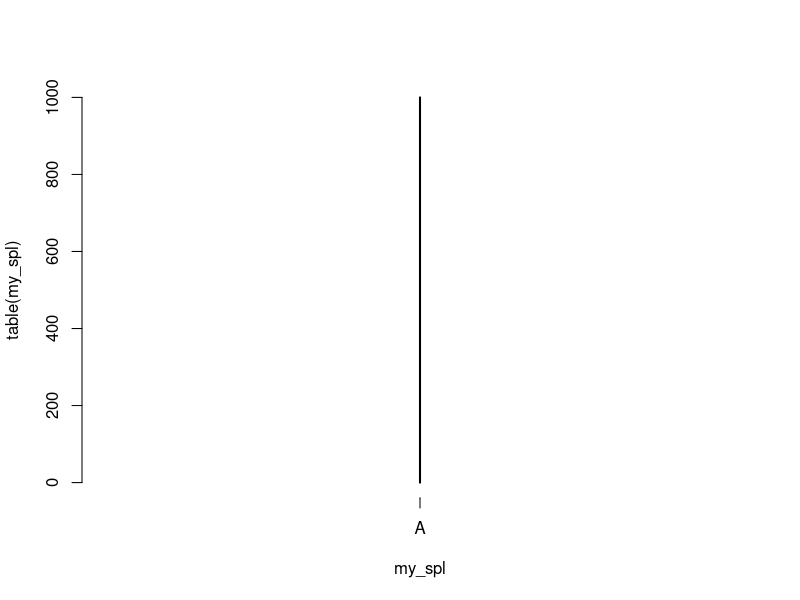
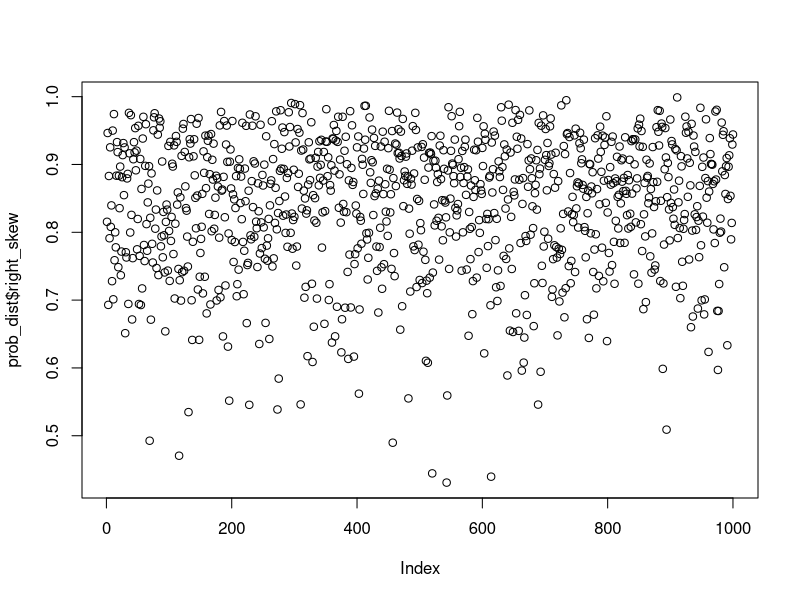
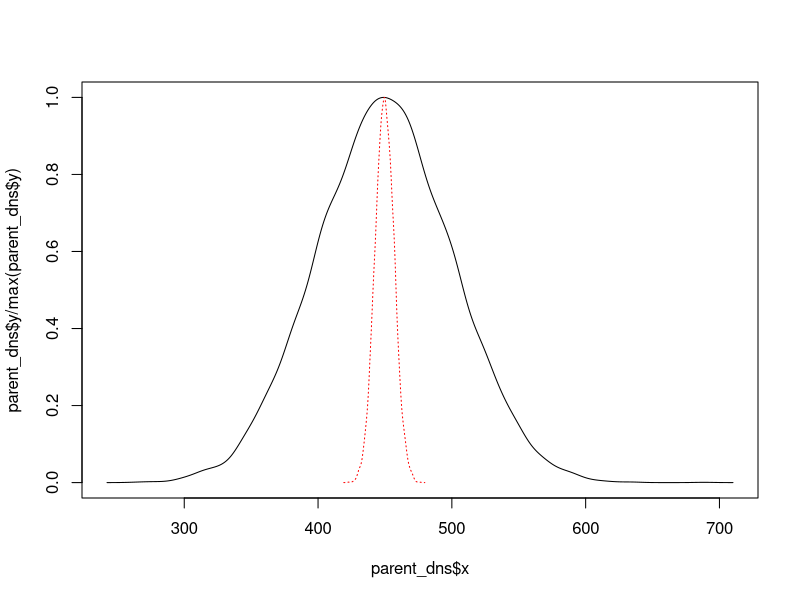
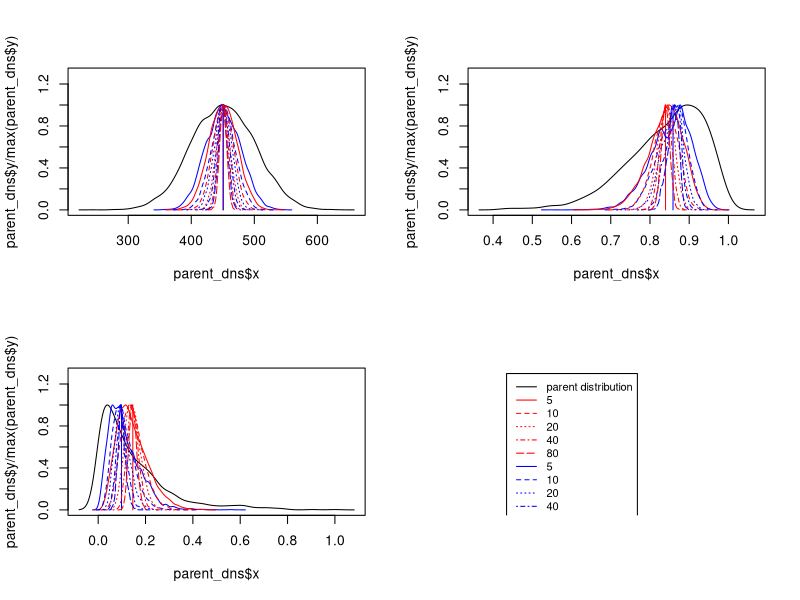
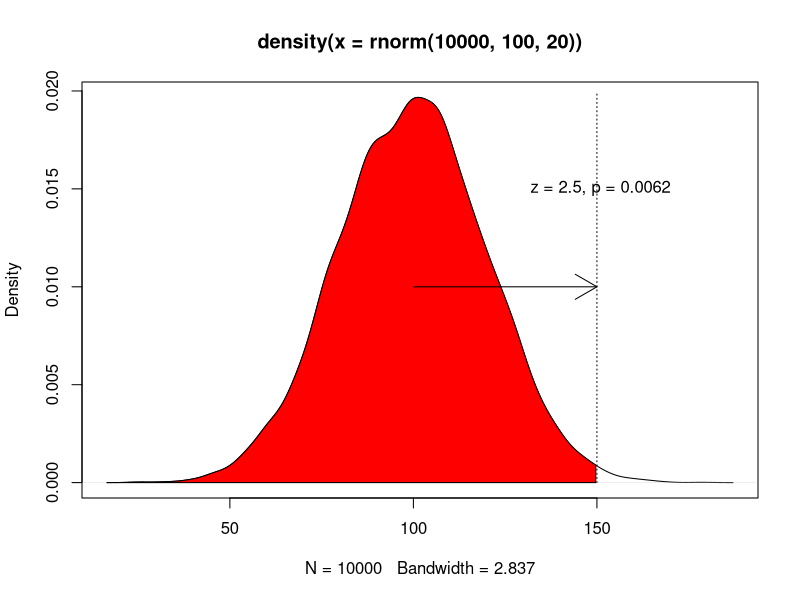
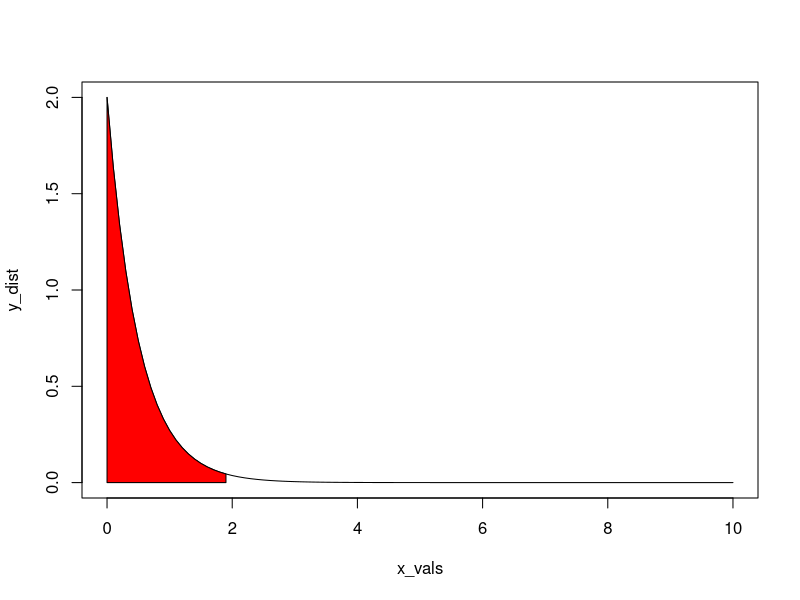
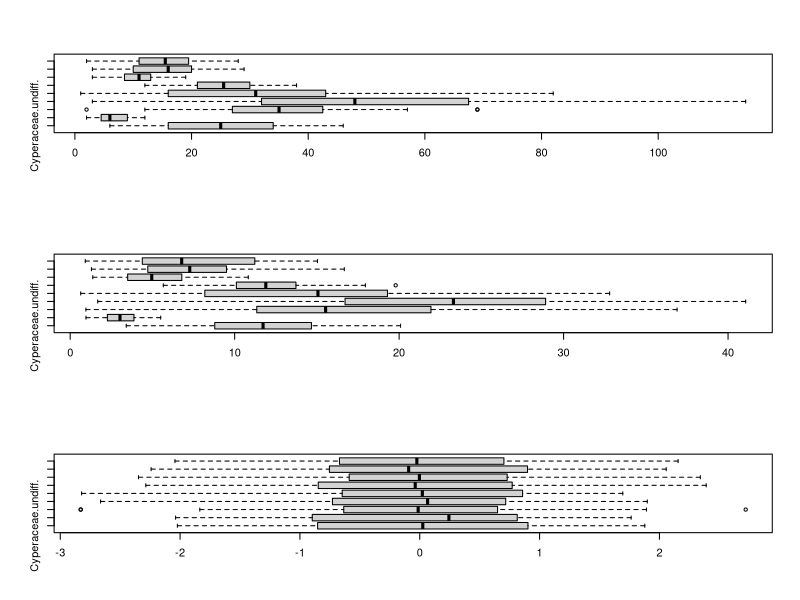
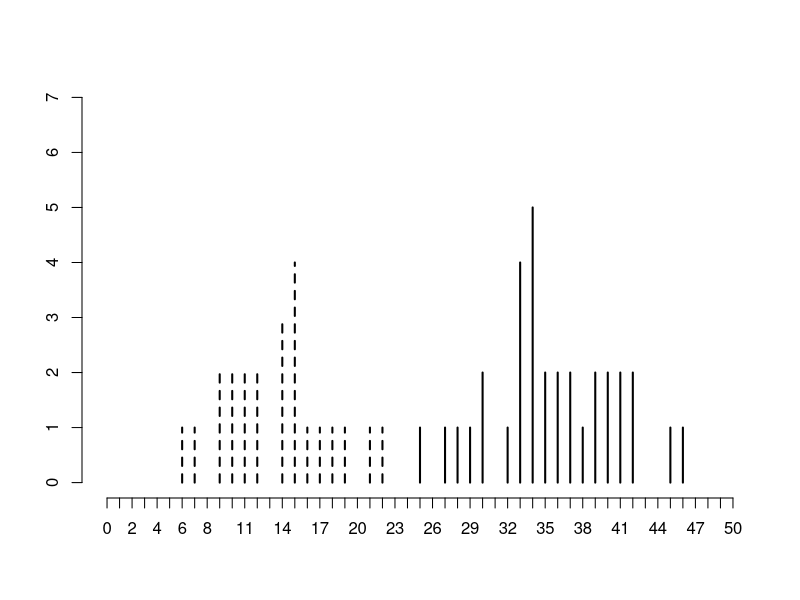

Source code (R) for these figures, in order:
#Working out sampling from probability distributions

my_log <- rlogis(1000)
my_exp <- rexp(1000)
my_nrm <- rnorm(1000)
my_skw <- rbeta(1000, 10, 2)

my_pop = c("A", "B", "C", "D", "E", "F", "G", "H", "I", "J")

my_dist <- data.frame(log = my_log, my_exp, my_nrm, my_skw)


prob_dist <- data.frame(log = abs(my_log)/max(abs(my_log)), #We take absolute value and divide by max
                        exponential = my_exp/max(my_exp), #We divide by the max value
                        normal =  (my_nrm + abs(min(my_nrm)))/(max(my_nrm + abs(min(my_nrm)))),  #Add the minimum (to get to 0), then divide by the new maximum.
                        right_skew = my_skw) #Beta-generated distributions are prob. distributions!

my_spl = sample(my_pop,
                size = 1000,
                replace = TRUE,
                prob = dnorm(x = seq(10,100,10)))

plot(table(my_spl))

#We need to add some realistic parameters to put this into practice.

#Imagine a population of three critters, who make up different proportions of the total population (reasons may vary).

pop_prop = data.frame(species = c("A", "B", "C"),
                      pop_prp = c(0.6, 0.3, 0.1))

#Can we use this to define a fossil population based on time-averaging?

fossil_pops = data.frame(carbonate = sample(pop_prop$species,
                                   size = 2000,
                                   replace = TRUE,
                                   prob = pop_prop$pop_prp),
                         silaceous = sample(pop_prop$species,
                                    size = 4000,
                                    replace = TRUE,
                                    prob = pop_prop$pop_prp))

#No, this just gives us proportional increase. We're not including the time variable in the probabilities?

#We make a population, stating the proportion of the total population (assuming stable community) and their generation times.
  #Unsure if this is mathematically possible (community-wise vis-a-vis proportions and stable pops...)

somepop <- data.frame(taxon = c("A", "B", "C"),
                      model_pop = c(60, 30, 10),
                      pop_prop = c(0.6, 0.3, 0.1),
                      gen_time = c(5, 20, 50))

#So we turn this into a yearly fossil population, dividing 1 by the gen_time giving us deaths/year.

time_avg = 2000

fossil_pops = matrix(nrow = time_avg, ncol = length(somepop$taxon))
fossil_pops = as.data.frame(fossil_pops)
colnames(fossil_pops) = somepop$taxon

for(i in 1:time_avg){
  
  if(i == 1){
    fossil_pops[i, ] = somepop$model_pop * (1/somepop$gen_time)
  } else {
    fossil_pops[i,] = fossil_pops[i - 1,] + (somepop$model_pop * (1/somepop$gen_time))
  }
  
}

plot(prob_dist$right_skew)

#Translating some things from a text...

#Say we have four possible counts for a taxa.

poss_obs = c(1, 2, 3, 4)

#If we think of all the possible outcomes, how many are there are what are their probabilities?

times = 2

dist_mean = vector("numeric", length = length(my_pop)^times)

for(i in 1:length(dist_mean)){
  dist_mean[i] = mean(sample(poss_obs, 2, replace = TRUE))
}

#So, despite having even distributions of each individual outcome, combinations of calculations of the mean produce a normally range of values.

#This is the sampling distribution of the mean.

#The standard deviation of the sampling distribution is: the standard deviation of the parent population divided by the square root of the sample size.

#stdev_sample_dist = sd(parent_pop)/sqrt(n) #This roughly covers it.

#This is the standard error of the mean.

times = 10000

parent_pop = rnorm(10000, mean = 450, sd = 50)
parent_dns = density(parent_pop)

dist_mean = vector("numeric", length = times)

for(i in 1:length(dist_mean)){
  dist_mean[i] = mean(sample(parent_pop, 50, replace = TRUE))
}

sd(dist_mean)
dens_mean = density(dist_mean)


#plot(table(dist_mean))

plot(parent_dns$x, parent_dns$y/max(parent_dns$y), type = "l", ylim = c(0,1))
lines(dens_mean$x, dens_mean$y/max(dens_mean$y), col = "red", lty = 3)


#Formalize the experiment

par(mfrow = c(2,2))

sample_size = c(5, 10, 20, 40, 80)
times = 10000

parent_pop = rnorm(10000, mean = 450, sd = 50)
parent_dns = density(parent_pop)

plot(parent_dns$x, parent_dns$y/max(parent_dns$y), type = "l", ylim = c(0,1.3))
#legend(575, 0.8, c("parent distribution", sample_size), lty = c(1, 1:length(sample_size)), col = c("black",rep("red", length())))
lines(c(rep(mean(parent_pop),2)),c(0,1),col = "red")
lines(c(rep(median(parent_pop),2)),c(0,1),col = "blue")

for(i in 1:length(sample_size)){
  
  dist_mean = vector("numeric", length = times)
  dist_medi = vector("numeric", length = times)
  
  for(j in 1:times){
    dist_mean[j] = mean(sample(parent_pop, sample_size[i], replace = TRUE))
    dist_medi[j] = median(sample(parent_pop, sample_size[i], replace = TRUE))
  }
  
  dens_mean = density(dist_mean)
  dens_medi = density(dist_medi)
  lines(dens_medi$x, dens_medi$y/max(dens_medi$y), col = "blue", lty =i)
  lines(dens_mean$x, dens_mean$y/max(dens_mean$y), col = "red", lty = i)
  
}

#The larger the sample we take, the narrower the standard error. 

#This can be done for a skewed distribution also

sample_size = c(5, 10, 20, 40, 80)
times = 10000

parent_pop = prob_dist$right_skew
parent_dns = density(parent_pop)

plot(parent_dns$x, parent_dns$y/max(parent_dns$y), type = "l", ylim = c(0,1.3))
#legend(575, 0.8, c("parent distribution", sample_size), lty = c(1, 1:length(sample_size)), col = c("black",rep("red", length())))
lines(c(rep(mean(parent_pop),2)),c(0,1),col = "red")
lines(c(rep(median(parent_pop),2)),c(0,1),col = "blue")

for(i in 1:length(sample_size)){
  
  dist_mean = vector("numeric", length = times)
  dist_medi = vector("numeric", length = times)
  
  for(j in 1:times){
    dist_mean[j] = mean(sample(parent_pop, sample_size[i], replace = TRUE))
    dist_medi[j] = median(sample(parent_pop, sample_size[i], replace = TRUE))
  }
  
  dens_mean = density(dist_mean)
  dens_medi = density(dist_medi)
  lines(dens_medi$x, dens_medi$y/max(dens_medi$y), col = "blue", lty =i)
  lines(dens_mean$x, dens_mean$y/max(dens_mean$y), col = "red", lty = i)
  
}

#Also for exponential

sample_size = c(5, 10, 20, 40, 80)
times = 10000

parent_pop = prob_dist$exponential
parent_dns = density(parent_pop)

plot(parent_dns$x, parent_dns$y/max(parent_dns$y), type = "l", ylim = c(0,1.3))
#legend(575, 0.8, c("parent distribution", sample_size), lty = c(1, 1:length(sample_size)), col = c("black",rep("red", length())))
lines(c(rep(mean(parent_pop),2)),c(0,1),col = "red")
lines(c(rep(median(parent_pop),2)),c(0,1),col = "blue")

for(i in 1:length(sample_size)){
  
  dist_mean = vector("numeric", length = times)
  dist_medi = vector("numeric", length = times)
  
  for(j in 1:times){
    dist_mean[j] = mean(sample(parent_pop, sample_size[i], replace = TRUE))
    dist_medi[j] = median(sample(parent_pop, sample_size[i], replace = TRUE))
  }
  
  dens_mean = density(dist_mean)
  dens_medi = density(dist_medi)
  lines(dens_medi$x, dens_medi$y/max(dens_medi$y), col = "blue", lty =i)
  lines(dens_mean$x, dens_mean$y/max(dens_mean$y), col = "red", lty = i)
  
}

plot(0,0, pch = NA, ann = FALSE, axes = FALSE, xlim = c(0,10), ylim = c(0,10))
legend(1,10,
       c("parent distribution", rep(sample_size,2)), 
       lty = c(1, rep(1:length(sample_size),2)), 
       col = c("black", rep("red", length(sample_size)), rep("blue", length(sample_size))),
       cex = 0.8)

par(mfrow = c(1,1))

#Okay all of the above is cool and can go into week 5 lab.


#Going to do some area under the curve stuff here, need to quickly shade areas...

pop_dist = density(rnorm(10000, 100, 20))

plot(pop_dist)

pnorm(150, 100, 20)

norm_area = function(dist, value, col = "gray"){
  yt = dist$y[dist$x < value]
  yb = rep(0, length(yt))
  
  x = dist$x[dist$x < value]
  
  
  polygon(c(x, rev(x)), c(yt,yb), col = col)
}

norm_area(pop_dist, 150, col = "red")

arrows(100, 0.010, 150, 0.010)
lines(c(150,150), c(0,0.020), lty = 3)
text(151, 0.015, "z = 2.5, p = 0.0062")

#How about non-normal distributions

x_vals = seq(0, 10, 0.1)
y_dist = dexp(x_vals, 2)

plot(x_vals, y_dist, "l")

x_rnge = x_vals[x_vals < 2]
y_rnge = y_dist[x_vals < 2]

polygon(c(x_rnge, rev(x_rnge)), c(y_rnge,rep(0, length(y_rnge))), col = "red")

#Any way to cross these ideas with the fake core example and look at different scales?

fake_core <- read.csv("data/Fake_core.csv",
                      header = TRUE,
                      row.names = "depth")

zscore = function(x){
  mew = mean(x)
  sd = sd(x)
  z = (mew-x)/sd
  z
}

make_pct = function(x){
  samp_sum = apply(x, 1, sum)
  pct = (x/samp_sum)*100
  pct
}

fake_pct = make_pct(fake_core)
fake_zcore = apply(fake_core, 2, zscore)

par(mfrow = c(3, 1))

boxplot(fake_core, horizontal = TRUE)
boxplot(fake_pct, horizontal = TRUE)
boxplot(fake_zcore, horizontal = TRUE)

par(mfrow = c(1, 1))

#Now, can we tell the difference between different sections of the core?

#Read the fake core details with the associated stratigraphic inputs.

fake_core <- read.csv("data/Fake_core_plus.csv",
                      header = TRUE,
                      row.names = "depth")

plot(0,0, axes = FALSE, ann = FALSE, pch = NA, xlim = c(0,50), ylim = c(0,7))

lines(table(fake_core$Cyperaceae.undiff.[fake_core$stratum == "F" | fake_core$stratum == "G"]),
     xlim = c(0, 50))

lines(table(fake_core$Cyperaceae.undiff.[fake_core$stratum == "A" | fake_core$stratum == "B"]), lty = 2)

axis(1, at = 0:50)
axis(2, at = 0:7)

#Here, we pull the data apart by upper and lower levels, excluding stratum D. Going to try and see which it fits best with.

upper_cyp = fake_core$Cyperaceae.undiff.[fake_core$stratum == "A" |
                                           fake_core$stratum == "B" |
                                           fake_core$stratum == "C"]


lower_cyp = fake_core$Cyperaceae.undiff.[fake_core$stratum == "E" |
                                           fake_core$stratum == "F" |
                                           fake_core$stratum == "G"]

upper_sap = fake_core$Sapotaceae.undiff.[fake_core$stratum == "A" |
                                           fake_core$stratum == "B" |
                                           fake_core$stratum == "C"]

lower_sap = fake_core$Sapotaceae.undiff.[fake_core$stratum == "E" |
                                           fake_core$stratum == "F" |
                                           fake_core$stratum == "G"]

#Three plots showing different ways to assess differences in distributions.

par(mfrow = c(3, 2))

plot(density(upper_cyp), xlim = c(0,50), ylim = c(0, 0.08), col = "blue")
lines(density(lower_cyp), lty = 3, col = "darkgreen")
lines(density(fake_core$Cyperaceae.undiff.[fake_core$stratum == "D"]), lty = 2, col = "red")

plot(density(upper_sap), xlim = c(0,40), ylim = c(0, 0.08), col = "blue")
lines(density(lower_sap), lty = 3, col = "darkgreen")
lines(density(fake_core$Sapotaceae.undiff.[fake_core$stratum == "D"]), lty =2, col = "red")

plot(0, 0, pch = NA, axes = FALSE, ann = FALSE, xlim = c(0, 50), ylim = c(0, 7))
lines(table(lower_cyp), lty = 2, col = "darkgreen")
lines(table(upper_cyp), lty = 3, col = "blue")
lines(table(fake_core$Cyperaceae.undiff.[fake_core$stratum == "D"]), lty = 1)
axis(1, at = 0:50)
axis(2, at = 0:7)

plot(0, 0, pch = NA, axes = FALSE, ann = FALSE, xlim = c(0, 40), ylim = c(0, 7))
lines(table(lower_sap), lty = 2, col = "darkgreen")
lines(table(upper_sap), lty = 3, col = "blue")
lines(table(fake_core$Sapotaceae.undiff.[fake_core$stratum == "D"]), lty = 1)
axis(1, at = 0:50)
axis(2, at = 0:7)

vioplot::vioplot(upper_cyp, lower_cyp, fake_core$Cyperaceae.undiff.[fake_core$stratum == "D"], 
                 horizontal = TRUE,
                 col = c("blue", "darkgreen", "red"))

vioplot::vioplot(upper_sap, lower_sap, fake_core$Sapotaceae.undiff.[fake_core$stratum == "D"], 
                 horizontal = TRUE,
                 col = c("blue", "darkgreen", "red"))


par(mfrow = c(1,1))

#We could do the same with percents.

#fake_core = make_pct(fake_core[,1:ncol(fake_core)-1])

upper_cyp = fake_pct$Cyperaceae.undiff.[fake_core$stratum == "A" |
                                           fake_core$stratum == "B" |
                                           fake_core$stratum == "C"]


lower_cyp = fake_pct$Cyperaceae.undiff.[fake_core$stratum == "E" |
                                           fake_core$stratum == "F" |
                                           fake_core$stratum == "G"]

upper_sap = fake_pct$Sapotaceae.undiff.[fake_core$stratum == "A" |
                                           fake_core$stratum == "B" |
                                           fake_core$stratum == "C"]

lower_sap = fake_pct$Sapotaceae.undiff.[fake_core$stratum == "E" |
                                           fake_core$stratum == "F" |
                                           fake_core$stratum == "G"]

#Three plots showing different ways to assess differences in distributions.

par(mfrow = c(3, 2))

plot(density(upper_cyp), xlim = c(0,25), ylim = c(0, 0.20), col = "blue")
lines(density(lower_cyp), lty = 3, col = "darkgreen")
lines(density(fake_pct$Cyperaceae.undiff.[fake_core$stratum == "D"]), lty = 2, col = "red")

plot(density(upper_sap), xlim = c(0,25), ylim = c(0, 0.20), col = "blue")
lines(density(lower_sap), lty = 3, col = "darkgreen")
lines(density(fake_pct$Sapotaceae.undiff.[fake_core$stratum == "D"]), lty =2, col = "red")

plot(0, 0, pch = NA, axes = FALSE, ann = FALSE, xlim = c(0, 25), ylim = c(0, 1))
lines(table(lower_cyp), lty = 2, col = "darkgreen")
lines(table(upper_cyp), lty = 3, col = "blue")
lines(table(fake_pct$Cyperaceae.undiff.[fake_core$stratum == "D"]), lty = 1)
axis(1, at = 0:50)
axis(2, at = 0:1)

plot(0, 0, pch = NA, axes = FALSE, ann = FALSE, xlim = c(0, 20), ylim = c(0, 1))
lines(table(lower_sap), lty = 2, col = "darkgreen")
lines(table(upper_sap), lty = 3, col = "blue")
lines(table(fake_pct$Sapotaceae.undiff.[fake_core$stratum == "D"]), lty = 1)
axis(1, at = 0:50)
axis(2, at = 0:1)

vioplot::vioplot(upper_cyp, lower_cyp, fake_pct$Cyperaceae.undiff.[fake_core$stratum == "D"], 
                 horizontal = TRUE,
                 col = c("blue", "darkgreen", "red"))

vioplot::vioplot(upper_sap, lower_sap, fake_pct$Sapotaceae.undiff.[fake_core$stratum == "D"], 
                 horizontal = TRUE,
                 col = c("blue", "darkgreen", "red"))


par(mfrow = c(1,1))

#Assessing differences with tests
